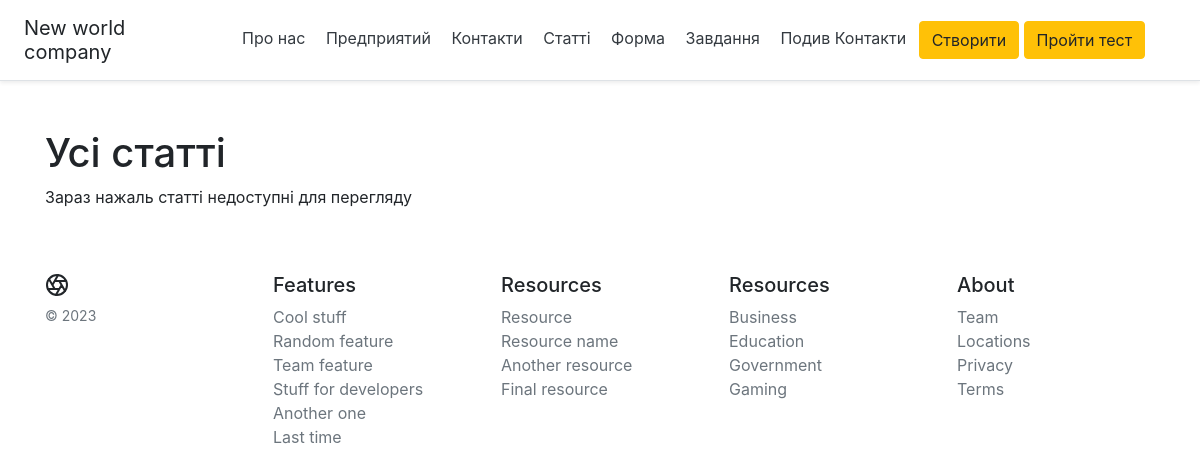
Page /posts on the earlier database version.
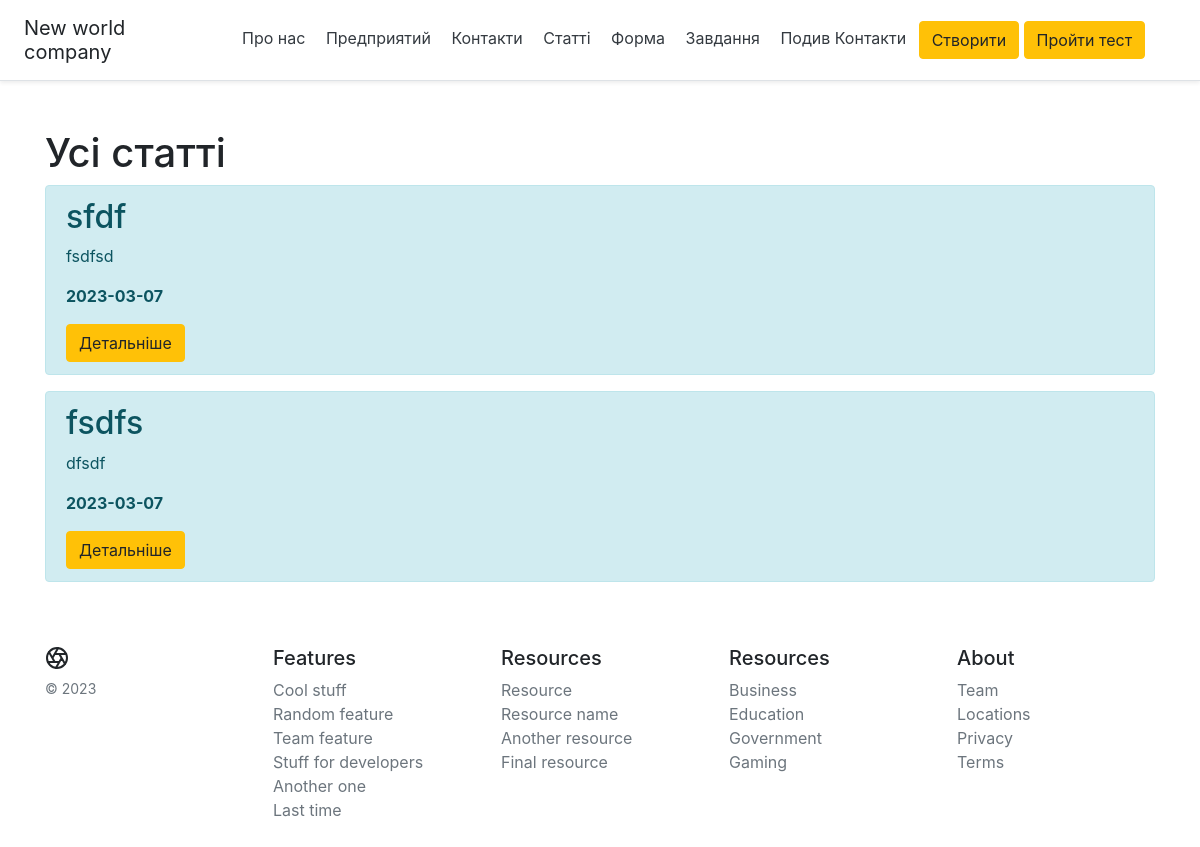
Same page on the later database version.
### app.py (models this page shows, shortened)
class Article(db.Model):                           # создаем колонки таблицы базы данных
    id = db.Column(db.Integer, primary_key=True)
    title = db.Column(db.String(100),nullable=False)
    intro = db.Column(db.String(300),nullable=False)
    text = db.Column(db.Text, nullable=False)
    date = db.Column(db.DateTime, default= datetime.utcnow)

### app.py (the view)
@app.route("/posts")
def posts():
    articles=Article.query.order_by(Article.date.desc()).all()
    return render_template("posts.html", articles=articles)

### templates/posts.html (shortened to what this page needs)
{% extends "base.html" %}
{% block body %}
<div class="container mt-5">
    <h1>Усі статті</h1>
    {% if articles|length > 0 %}
        {% for el in articles %}
        <div class="alert alert-info">
            <h2>{{ el.title }}</h2>
            <p>{{ el.intro }}</p>
            <p><b>{{ el.date.date() }}</b></p>
            <a href="/posts/{{ el.id }}" class="btn btn-warning">Детальніше</a>
        </div>
        {% endfor %}
    {% else %}
    <p>Зараз нажаль статті недоступні для перегляду  </p>
    {% endif %}
</div>
{% endblock %}

Differences in the rows shown:
added Article: title "sfdf", intro "fsdfsd", date "2023-03-07"
added Article: title "fsdfs", intro "dfsdf", date "2023-03-07"
Other differences:
text no longer shown: "Зараз нажаль статті недоступні для перегляду"
